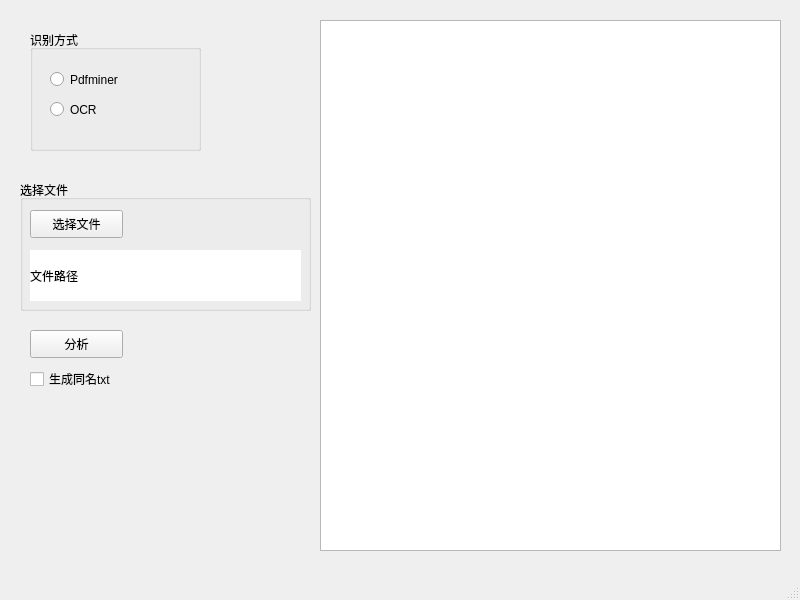
<?xml version="1.0" encoding="UTF-8"?>
<ui version="4.0">
 <class>MainWindow</class>
 <widget class="QMainWindow" name="MainWindow">
  <property name="geometry">
   <rect>
    <x>0</x>
    <y>0</y>
    <width>800</width>
    <height>600</height>
   </rect>
  </property>
  <property name="windowTitle">
   <string>MainWindow</string>
  </property>
  <widget class="QWidget" name="centralwidget">
   <widget class="QGroupBox" name="groupBox">
    <property name="geometry">
     <rect>
      <x>30</x>
      <y>30</y>
      <width>171</width>
      <height>121</height>
     </rect>
    </property>
    <property name="title">
     <string>识别方式</string>
    </property>
    <widget class="QRadioButton" name="ChoicePdfminer">
     <property name="geometry">
      <rect>
       <x>20</x>
       <y>40</y>
       <width>115</width>
       <height>19</height>
      </rect>
     </property>
     <property name="text">
      <string>Pdfminer</string>
     </property>
     <attribute name="buttonGroup">
      <string notr="true">ChoiceButtonGroup</string>
     </attribute>
    </widget>
    <widget class="QRadioButton" name="ChoiceOCR">
     <property name="geometry">
      <rect>
       <x>20</x>
       <y>70</y>
       <width>115</width>
       <height>19</height>
      </rect>
     </property>
     <property name="text">
      <string>OCR</string>
     </property>
     <attribute name="buttonGroup">
      <string notr="true">ChoiceButtonGroup</string>
     </attribute>
    </widget>
   </widget>
   <widget class="QTextBrowser" name="TextResult">
    <property name="geometry">
     <rect>
      <x>320</x>
      <y>20</y>
      <width>461</width>
      <height>531</height>
     </rect>
    </property>
   </widget>
   <widget class="QGroupBox" name="groupBox_2">
    <property name="geometry">
     <rect>
      <x>20</x>
      <y>180</y>
      <width>291</width>
      <height>131</height>
     </rect>
    </property>
    <property name="title">
     <string>选择文件</string>
    </property>
    <widget class="QLabel" name="LabelFile">
     <property name="geometry">
      <rect>
       <x>10</x>
       <y>70</y>
       <width>271</width>
       <height>51</height>
      </rect>
     </property>
     <property name="styleSheet">
      <string notr="true">background-color: rgb(255, 255, 255);</string>
     </property>
     <property name="text">
      <string>文件路径</string>
     </property>
    </widget>
    <widget class="QPushButton" name="btnUploadFile">
     <property name="geometry">
      <rect>
       <x>10</x>
       <y>30</y>
       <width>93</width>
       <height>28</height>
      </rect>
     </property>
     <property name="text">
      <string>选择文件</string>
     </property>
    </widget>
   </widget>
   <widget class="QPushButton" name="btnAnalyse">
    <property name="geometry">
     <rect>
      <x>30</x>
      <y>330</y>
      <width>93</width>
      <height>28</height>
     </rect>
    </property>
    <property name="text">
     <string>分析</string>
    </property>
   </widget>
   <widget class="QCheckBox" name="ChoiceWriteFile">
    <property name="geometry">
     <rect>
      <x>30</x>
      <y>369</y>
      <width>181</width>
      <height>20</height>
     </rect>
    </property>
    <property name="text">
     <string>生成同名txt</string>
    </property>
   </widget>
  </widget>
  <widget class="QMenuBar" name="menubar">
   <property name="geometry">
    <rect>
     <x>0</x>
     <y>0</y>
     <width>800</width>
     <height>26</height>
    </rect>
   </property>
  </widget>
  <widget class="QStatusBar" name="statusbar"/>
 </widget>
 <resources/>
 <connections/>
 <buttongroups>
  <buttongroup name="ChoiceButtonGroup"/>
 </buttongroups>
</ui>
